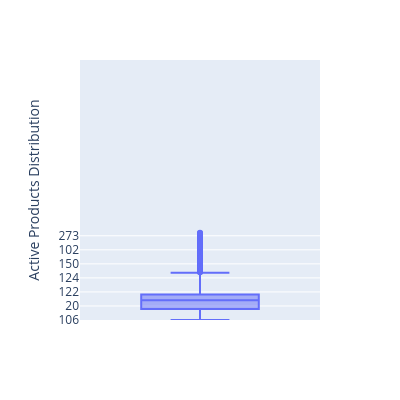

The code cell stored with this chart in its notebook:
### Markdown cell above
## 3. Normalize Active Products

### Code cell
import plotly.express as px
fig = px.box(df, y='Active Products', hover_data= ["Active Products"], width=400, height=400)
fig.update_layout(
    yaxis = dict(range=[0, 500]),
    yaxis_title="Active Products Distribution",
    font=dict(
         size=12
    )
)
fig.show()

### Figure 1 — Plotly figure (JSON) as saved in the notebook; plotly's stock layout.template omitted (floating-point values rounded to 4 significant figures; data arrays with more than 128 entries replaced by an {"elided": "..."} marker saying what was removed)
{"data": [{"alignmentgroup": "True", "hovertemplate": "Active Products=%{y}<extra></extra>", "legendgroup": "", "marker": {"color": "#636efa"}, "name": "", "notched": false, "offsetgroup": "", "orientation": "v", "showlegend": false, "type": "box", "x0": " ", "xaxis": "x", "y": {"elided": "10000 str values"}, "y0": " ", "yaxis": "y"}], "layout": {"boxmode": "group", "font": {"size": 12}, "height": 400, "legend": {"tracegroupgap": 0}, "margin": {"t": 60}, "width": 400, "xaxis": {"anchor": "y", "domain": [0, 1]}, "yaxis": {"anchor": "x", "domain": [0, 1], "range": [0, 500], "title": {"text": "Active Products Distribution"}}}}
